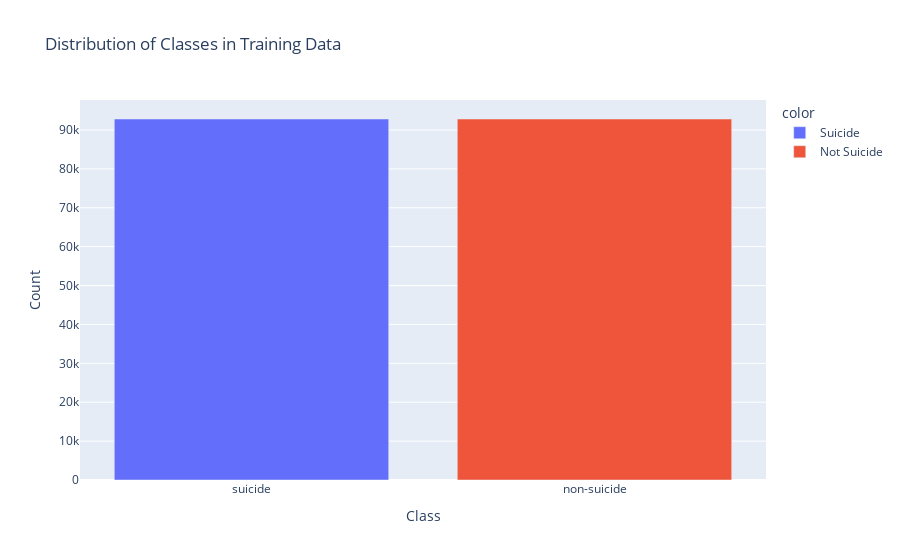

Notebook cell for this chart:
### Markdown cell above
# Data Visualisation

### Code cell
plx.bar(x=train_data['class'].value_counts().index.values,
        y=train_data['class'].value_counts(),color=['Suicide','Not Suicide'],
        labels={'x': 'Class', 'y': 'Count'},
        title='Distribution of Classes in Training Data')

### Figure 1 — Plotly figure (JSON) as saved in the notebook; plotly's stock layout.template omitted (floating-point values rounded to 4 significant figures)
{"data": [{"alignmentgroup": "True", "hovertemplate": "color=Suicide<br>Class=%{x}<br>Count=%{y}<extra></extra>", "legendgroup": "Suicide", "marker": {"color": "#636efa", "pattern": {"shape": ""}}, "name": "Suicide", "offsetgroup": "Suicide", "orientation": "v", "showlegend": true, "textposition": "auto", "type": "bar", "x": ["suicide"], "xaxis": "x", "y": [92822], "yaxis": "y"}, {"alignmentgroup": "True", "hovertemplate": "color=Not Suicide<br>Class=%{x}<br>Count=%{y}<extra></extra>", "legendgroup": "Not Suicide", "marker": {"color": "#EF553B", "pattern": {"shape": ""}}, "name": "Not Suicide", "offsetgroup": "Not Suicide", "orientation": "v", "showlegend": true, "textposition": "auto", "type": "bar", "x": ["non-suicide"], "xaxis": "x", "y": [92814], "yaxis": "y"}], "layout": {"barmode": "relative", "legend": {"title": {"text": "color"}, "tracegroupgap": 0}, "title": {"text": "Distribution of Classes in Training Data"}, "xaxis": {"anchor": "y", "domain": [0, 1], "title": {"text": "Class"}}, "yaxis": {"anchor": "x", "domain": [0, 1], "title": {"text": "Count"}}}}
